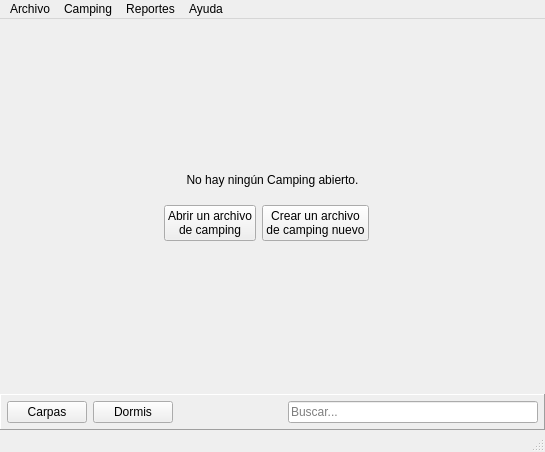
<?xml version="1.0" encoding="UTF-8"?>
<ui version="4.0">
 <class>MainWindow</class>
 <widget class="QMainWindow" name="MainWindow">
  <property name="geometry">
   <rect>
    <x>0</x>
    <y>0</y>
    <width>545</width>
    <height>452</height>
   </rect>
  </property>
  <property name="minimumSize">
   <size>
    <width>545</width>
    <height>356</height>
   </size>
  </property>
  <property name="windowTitle">
   <string>MainWindow</string>
  </property>
  <widget class="QWidget" name="centralWidget">
   <layout class="QVBoxLayout" name="verticalLayout" stretch="1,0">
    <property name="spacing">
     <number>0</number>
    </property>
    <property name="margin">
     <number>0</number>
    </property>
    <item>
     <widget class="QFrame" name="frameNotInitialized">
      <layout class="QVBoxLayout" name="layoutNotInitialized">
       <item>
        <spacer name="verticalSpacer_2">
         <property name="orientation">
          <enum>Qt::Vertical</enum>
         </property>
         <property name="sizeHint" stdset="0">
          <size>
           <width>20</width>
           <height>40</height>
          </size>
         </property>
        </spacer>
       </item>
       <item>
        <widget class="QLabel" name="label">
         <property name="text">
          <string>No hay ningún Camping abierto.</string>
         </property>
         <property name="alignment">
          <set>Qt::AlignCenter</set>
         </property>
        </widget>
       </item>
       <item>
        <layout class="QHBoxLayout" name="horizontalLayout_2">
         <property name="topMargin">
          <number>12</number>
         </property>
         <property name="rightMargin">
          <number>12</number>
         </property>
         <item>
          <spacer name="horizontalSpacer_2">
           <property name="orientation">
            <enum>Qt::Horizontal</enum>
           </property>
           <property name="sizeHint" stdset="0">
            <size>
             <width>40</width>
             <height>20</height>
            </size>
           </property>
          </spacer>
         </item>
         <item>
          <widget class="QPushButton" name="pushButtonOpenFile">
           <property name="sizePolicy">
            <sizepolicy hsizetype="Fixed" vsizetype="Fixed">
             <horstretch>0</horstretch>
             <verstretch>0</verstretch>
            </sizepolicy>
           </property>
           <property name="minimumSize">
            <size>
             <width>0</width>
             <height>0</height>
            </size>
           </property>
           <property name="sizeIncrement">
            <size>
             <width>0</width>
             <height>0</height>
            </size>
           </property>
           <property name="text">
            <string>Abrir un archivo
de camping</string>
           </property>
           <property name="icon">
            <iconset resource="default.qrc">
             <normaloff>:/imgs/open.svg</normaloff>:/imgs/open.svg</iconset>
           </property>
           <property name="iconSize">
            <size>
             <width>24</width>
             <height>24</height>
            </size>
           </property>
          </widget>
         </item>
         <item>
          <widget class="QPushButton" name="pushButtonNewFile">
           <property name="sizePolicy">
            <sizepolicy hsizetype="Fixed" vsizetype="Fixed">
             <horstretch>0</horstretch>
             <verstretch>0</verstretch>
            </sizepolicy>
           </property>
           <property name="text">
            <string>Crear un archivo
de camping nuevo</string>
           </property>
           <property name="icon">
            <iconset resource="default.qrc">
             <normaloff>:/imgs/new.svg</normaloff>:/imgs/new.svg</iconset>
           </property>
           <property name="iconSize">
            <size>
             <width>24</width>
             <height>24</height>
            </size>
           </property>
           <property name="checkable">
            <bool>false</bool>
           </property>
           <property name="autoDefault">
            <bool>false</bool>
           </property>
           <property name="default">
            <bool>false</bool>
           </property>
           <property name="flat">
            <bool>false</bool>
           </property>
          </widget>
         </item>
         <item>
          <spacer name="horizontalSpacer_3">
           <property name="orientation">
            <enum>Qt::Horizontal</enum>
           </property>
           <property name="sizeHint" stdset="0">
            <size>
             <width>40</width>
             <height>20</height>
            </size>
           </property>
          </spacer>
         </item>
        </layout>
       </item>
       <item>
        <spacer name="verticalSpacer">
         <property name="orientation">
          <enum>Qt::Vertical</enum>
         </property>
         <property name="sizeHint" stdset="0">
          <size>
           <width>20</width>
           <height>40</height>
          </size>
         </property>
        </spacer>
       </item>
      </layout>
     </widget>
    </item>
    <item>
     <widget class="QFrame" name="frameInitialized">
      <layout class="QVBoxLayout" name="layoutInitialized" stretch="0,1">
       <property name="spacing">
        <number>0</number>
       </property>
       <property name="margin">
        <number>0</number>
       </property>
       <item>
        <widget class="QFrame" name="frame">
         <property name="frameShape">
          <enum>QFrame::Panel</enum>
         </property>
         <property name="frameShadow">
          <enum>QFrame::Raised</enum>
         </property>
         <property name="lineWidth">
          <number>1</number>
         </property>
         <layout class="QHBoxLayout" name="horizontalLayout" stretch="0,0,1,0">
          <property name="spacing">
           <number>6</number>
          </property>
          <property name="margin">
           <number>6</number>
          </property>
          <item>
           <widget class="QPushButton" name="pushButtonCarps">
            <property name="text">
             <string>Carpas</string>
            </property>
            <property name="checkable">
             <bool>true</bool>
            </property>
            <property name="checked">
             <bool>false</bool>
            </property>
           </widget>
          </item>
          <item>
           <widget class="QPushButton" name="pushButtonDorms">
            <property name="text">
             <string>Dormis</string>
            </property>
            <property name="checkable">
             <bool>true</bool>
            </property>
           </widget>
          </item>
          <item>
           <spacer name="horizontalSpacer">
            <property name="orientation">
             <enum>Qt::Horizontal</enum>
            </property>
            <property name="sizeHint" stdset="0">
             <size>
              <width>40</width>
              <height>20</height>
             </size>
            </property>
           </spacer>
          </item>
          <item>
           <widget class="QLineEdit" name="lineEditSearch">
            <property name="sizePolicy">
             <sizepolicy hsizetype="Expanding" vsizetype="Fixed">
              <horstretch>0</horstretch>
              <verstretch>0</verstretch>
             </sizepolicy>
            </property>
            <property name="minimumSize">
             <size>
              <width>250</width>
              <height>0</height>
             </size>
            </property>
            <property name="maxLength">
             <number>32767</number>
            </property>
            <property name="frame">
             <bool>true</bool>
            </property>
            <property name="dragEnabled">
             <bool>true</bool>
            </property>
            <property name="readOnly">
             <bool>false</bool>
            </property>
            <property name="placeholderText">
             <string>Buscar...</string>
            </property>
           </widget>
          </item>
         </layout>
        </widget>
       </item>
       <item>
        <widget class="QFrame" name="frame_2">
         <property name="frameShape">
          <enum>QFrame::StyledPanel</enum>
         </property>
         <property name="frameShadow">
          <enum>QFrame::Raised</enum>
         </property>
        </widget>
       </item>
      </layout>
     </widget>
    </item>
   </layout>
  </widget>
  <widget class="QMenuBar" name="menuBar">
   <property name="geometry">
    <rect>
     <x>0</x>
     <y>0</y>
     <width>545</width>
     <height>25</height>
    </rect>
   </property>
   <widget class="QMenu" name="menuArchivo">
    <property name="title">
     <string>Archivo</string>
    </property>
    <addaction name="actionNuevo_camping"/>
    <addaction name="actionAbrir_archivo_de_camping"/>
    <addaction name="actionGuardar_camping_como"/>
    <addaction name="separator"/>
    <addaction name="actionSalir"/>
   </widget>
   <widget class="QMenu" name="menuCamping">
    <property name="title">
     <string>Camping</string>
    </property>
    <addaction name="actionCarpas_y_dormis"/>
    <addaction name="actionEditar_plantilla_para_el_recibo_del_cliente"/>
    <addaction name="separator"/>
    <addaction name="actionVer_carpas"/>
    <addaction name="actionVer_dormis"/>
   </widget>
   <widget class="QMenu" name="menuReportes">
    <property name="title">
     <string>Reportes</string>
    </property>
    <addaction name="actionLista_de_hu_spedes"/>
    <addaction name="actionLista_de_vencidos"/>
   </widget>
   <widget class="QMenu" name="menuAyuda">
    <property name="title">
     <string>Ayuda</string>
    </property>
    <addaction name="actionAyuda"/>
    <addaction name="actionPedir_soporte"/>
    <addaction name="separator"/>
    <addaction name="actionAcerca_de"/>
   </widget>
   <addaction name="menuArchivo"/>
   <addaction name="menuCamping"/>
   <addaction name="menuReportes"/>
   <addaction name="menuAyuda"/>
  </widget>
  <widget class="QStatusBar" name="statusBar"/>
  <action name="actionAcerca_de">
   <property name="text">
    <string>Acerca de...</string>
   </property>
  </action>
  <action name="actionNuevo_camping">
   <property name="text">
    <string>Nuevo camping</string>
   </property>
  </action>
  <action name="actionAbrir_archivo_de_camping">
   <property name="text">
    <string>Abrir archivo de camping</string>
   </property>
  </action>
  <action name="actionGuardar_camping_como">
   <property name="text">
    <string>Guardar camping como...</string>
   </property>
  </action>
  <action name="actionSalir">
   <property name="text">
    <string>Salir</string>
   </property>
  </action>
  <action name="actionAyuda">
   <property name="text">
    <string>Manual de usuario</string>
   </property>
  </action>
  <action name="actionPedir_soporte">
   <property name="text">
    <string>Pedir soporte</string>
   </property>
  </action>
  <action name="actionCarpas_y_dormis">
   <property name="text">
    <string>Configurar carpas y dormis...</string>
   </property>
  </action>
  <action name="actionVer_carpas">
   <property name="text">
    <string>Ver carpas</string>
   </property>
  </action>
  <action name="actionVer_dormis">
   <property name="text">
    <string>Ver dormis</string>
   </property>
  </action>
  <action name="actionEditar_plantilla_para_el_recibo_del_cliente">
   <property name="text">
    <string>Editar plantilla para el recibo del cliente</string>
   </property>
  </action>
  <action name="actionLista_de_hu_spedes">
   <property name="text">
    <string>Lista de huéspedes</string>
   </property>
  </action>
  <action name="actionLista_de_vencidos">
   <property name="text">
    <string>Lista de vencidos</string>
   </property>
  </action>
 </widget>
 <layoutdefault spacing="6" margin="11"/>
 <resources>
  <include location="default.qrc"/>
 </resources>
 <connections>
  <connection>
   <sender>actionGuardar_camping_como</sender>
   <signal>triggered()</signal>
   <receiver>MainWindow</receiver>
   <slot>onFileSaveAs()</slot>
   <hints>
    <hint type="sourcelabel">
     <x>-1</x>
     <y>-1</y>
    </hint>
    <hint type="destinationlabel">
     <x>272</x>
     <y>177</y>
    </hint>
   </hints>
  </connection>
  <connection>
   <sender>actionAbrir_archivo_de_camping</sender>
   <signal>triggered()</signal>
   <receiver>MainWindow</receiver>
   <slot>onOpenFile()</slot>
   <hints>
    <hint type="sourcelabel">
     <x>-1</x>
     <y>-1</y>
    </hint>
    <hint type="destinationlabel">
     <x>272</x>
     <y>177</y>
    </hint>
   </hints>
  </connection>
  <connection>
   <sender>actionNuevo_camping</sender>
   <signal>triggered()</signal>
   <receiver>MainWindow</receiver>
   <slot>onNewFile()</slot>
   <hints>
    <hint type="sourcelabel">
     <x>-1</x>
     <y>-1</y>
    </hint>
    <hint type="destinationlabel">
     <x>272</x>
     <y>177</y>
    </hint>
   </hints>
  </connection>
  <connection>
   <sender>actionSalir</sender>
   <signal>triggered()</signal>
   <receiver>MainWindow</receiver>
   <slot>close()</slot>
   <hints>
    <hint type="sourcelabel">
     <x>-1</x>
     <y>-1</y>
    </hint>
    <hint type="destinationlabel">
     <x>272</x>
     <y>177</y>
    </hint>
   </hints>
  </connection>
  <connection>
   <sender>pushButtonNewFile</sender>
   <signal>clicked()</signal>
   <receiver>MainWindow</receiver>
   <slot>onNewFile()</slot>
   <hints>
    <hint type="sourcelabel">
     <x>331</x>
     <y>197</y>
    </hint>
    <hint type="destinationlabel">
     <x>293</x>
     <y>137</y>
    </hint>
   </hints>
  </connection>
  <connection>
   <sender>pushButtonOpenFile</sender>
   <signal>clicked()</signal>
   <receiver>MainWindow</receiver>
   <slot>onOpenFile()</slot>
   <hints>
    <hint type="sourcelabel">
     <x>146</x>
     <y>197</y>
    </hint>
    <hint type="destinationlabel">
     <x>126</x>
     <y>135</y>
    </hint>
   </hints>
  </connection>
 </connections>
 <slots>
  <slot>onOpenFile()</slot>
  <slot>onNewFile()</slot>
  <slot>onFileSaveAs()</slot>
 </slots>
</ui>
